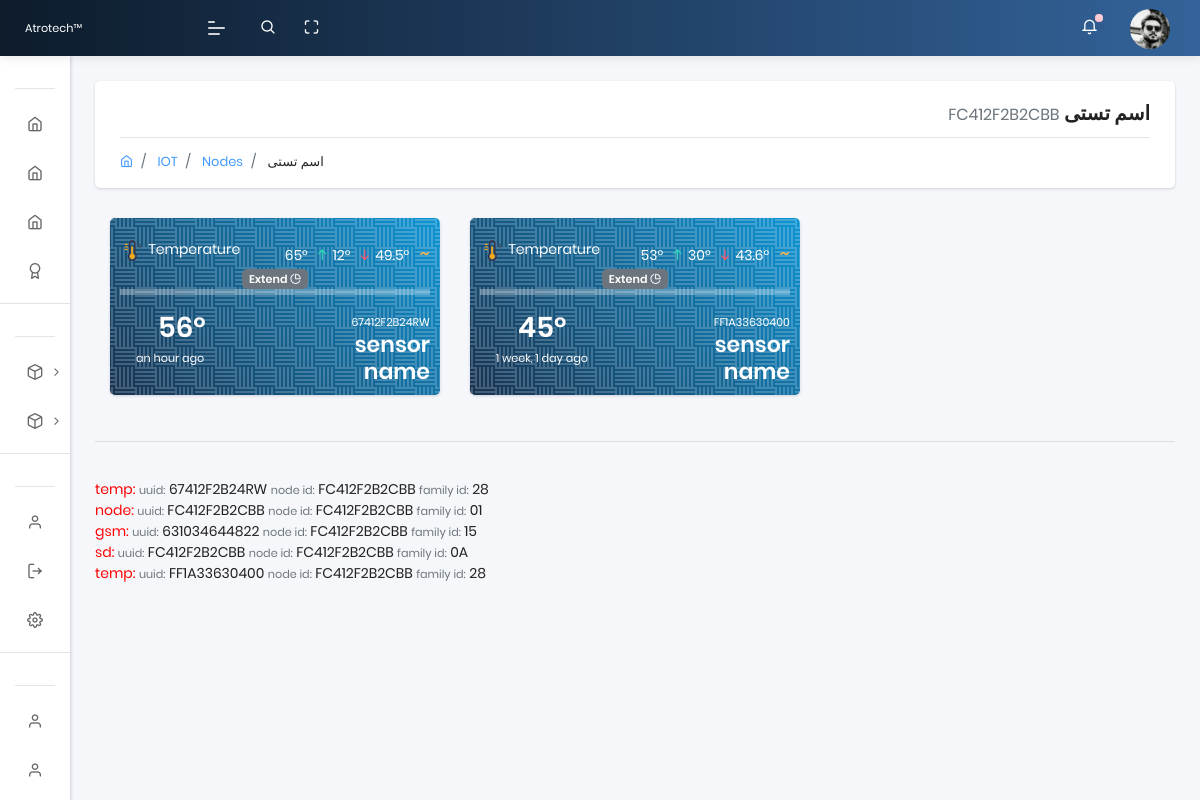
/nodes_detail/4/ (signed in), run on the app's committed database.
### app/models.py (models this page shows, shortened)
class Rom(models.Model):
    name = models.CharField(max_length=40, default='device name')
    UUID = models.CharField(max_length=20)
    family_id = models.CharField(max_length=20)
    node_id = models.CharField(max_length=20)
    updated_on = models.DateTimeField(auto_now= True)
    created_on = models.DateTimeField()

class Profile(models.Model):
  user = models.OneToOneField(User, on_delete=models.CASCADE,unique=True,related_name='profile',verbose_name = "کاربر")
  phone = models.CharField(max_length=50,null=True, blank=True,verbose_name = " شماره تماس  ")
  address = models.CharField(max_length=3000,null=True, blank=True,verbose_name = " آدرس  ")
  user_photo = models.ImageField(default='default.png', upload_to='profile_pics', null=True, blank=True, verbose_name = "تصویر")
  class Meta:
      verbose_name = "پروفایل"
      verbose_name_plural = " پروفایل ها "

### app/views.py (the view)
# urls.py: path('nodes_detail/<int:id>/',views.nodes_detail,name='nodes_detail'),
@login_required(login_url="/login/")
def nodes_detail(request, id):
    uuid = models.User_uuid.objects.filter(user=request.user).values('UUID')
    devices = models.Rom.objects.filter(UUID__in=uuid, family_id='01')
    node = get_object_or_404(models.Rom, id=id)
    sensors = models.Rom.objects.filter(node_id=node.node_id)
    sensors_uuid = models.Rom.objects.filter(node_id=node.node_id).values('UUID')
    temp12 = models.Temp12.objects.filter(UUID__in=sensors_uuid)
    temp_uuid = models.Temp12.objects.filter(UUID__in=sensors_uuid).values('UUID').distinct()
    temp_just_uuid=list(temp_uuid.values_list('UUID', flat=True))
    i=0
    temp_data =[]
    while i < len(temp_just_uuid):
        Temp12_value = models.Temp12.objects.filter(UUID=temp_just_uuid[i]).values_list('temp', flat=True).latest('created_on')
        max = models.Temp12.objects.filter(UUID=temp_just_uuid[i]).aggregate(Max('temp'))['temp__max']
        min = models.Temp12.objects.filter(UUID=temp_just_uuid[i]).aggregate(Min('temp'))['temp__min']
        avg = models.Temp12.objects.filter(UUID=temp_just_uuid[i]).aggregate(Avg('temp'))['temp__avg']
        last_update = models.Temp12.objects.filter(UUID=temp_just_uuid[i]).values_list('created_on', flat=True).latest('created_on')
        data_feeding =  { 'UUID':temp_just_uuid[i], 'last_temp':Temp12_value, 'max_temp':max, 'min_temp':min, 'avg_temp':avg, 'last_update':last_update }
        temp_data.append(data_feeding)
        i+=1
    context = {
    'devices':devices,
    'node':node,
    'sensors':sensors,
    'temp12':temp12,
    'temp_data':temp_data
    }
    context['segment'] = 'nodes_detail'
    html_template = loader.get_template( 'nodes_detail.html' )
    return HttpResponse(html_template.render(context, request))

### templates/nodes_detail.html (shortened to what this page needs)
{% extends "layouts/base.html" %}
{% block content %}
{% load humanize %}
  <section class="pcoded-main-container">
      <div class="pcoded-content">
          <div class="page-header">
            <div class="page-block">
              <div class="row align-items-center">
                <div class="col-md-12">
                  <div class="page-header-title">
                    <h5 class="m-b-10" align="right" dir="rtl"> {{ node.name }} <small class="text-muted">{{ node.UUID }}</small> </h5>
                  </div>
                  <ul class="breadcrumb">
                    <li class="breadcrumb-item"><a href="index.html"><i class="feather icon-home"></i></a></li>
                    <li class="breadcrumb-item"><a href="#!"> IOT </a></li>
                    <li class="breadcrumb-item"><a href="#!"> Nodes </a></li>
                    <li class="breadcrumb-item"><a href="#!"> {{ node.name }} </a></li>
                  </ul>
                </div>
              </div>
            </div>
          </div>
      <div class="container">
        <div class="row">
         {% for Rom in sensors %}
             {% if Rom.family_id == "28" %}
               {% for Temp12 in temp_data %}
               {% if Rom.UUID == Temp12.UUID %}
               <div class="col-sm-4">
                     <div class="card bg-primary text-white">
                         <div class="card-body bg-patern-white">
                             <div class="row">
                                 <div class="col-auto">
                                   <img src="/static/assets/images/sensors/temp.png" width="25px">
                                   <span>Temperature</span>
                                 </div>
                                 <div class="col text-right">
                                     <span class="text-white"> {{ Temp12.max_temp }}° <i class="feather icon-arrow-up ml-1 text-success"></i></span>
                                     <span class="text-white"> {{ Temp12.min_temp }}° <i class="feather icon-arrow-down ml-1 text-danger"></i></span>
                                     <span class="text-white"> {{ Temp12.avg_temp|floatformat:1 }}° &nbsp;&nbsp;<span style="font-size: 20px;" class="text-warning">~</span> </span>
                                 </div>
                             </div>
                             <div align="center">
                               <a href="#!" class="badge badge-secondary collapsible">Extend <i class="feather icon-pie-chart"></i> </a>
                               <div class="collapsiblecontent" style="background-color:#ffffff4f;">
                               </div>
                             </div>
                             <div class="row mt-3">
                                 <div class="col">
                                   <h3 class="m-0 text-white">
                                        {{ Temp12.last_temp }}°
                                   </h3>
                                   <small class="ml-3"> {{ Temp12.last_update|naturaltime }} </small>
                                 </div>
                                 <div class="col" align="right">
                                     <small> {{ Rom.UUID }} </small>
                                     <a href="#"><h4 class="m-0 text-white text-right"> sensor name  </h4></a>
                                 </div>
                             </div>
                         </div>
                     </div>
                </div>
               {% endif %}
               {% endfor %}
             {% endif %}
         {% endfor %}
        </div>
      </div>
<hr><br>
         {% for Rom in sensors %}
             {% if Rom.family_id == "28" %}
               <span style="color:red;"> temp: </span>
             {% endif %}
             {% if Rom.family_id == "01" %}
               <span style="color:red;"> node: </span>
             {% endif %}
             {% if Rom.family_id == "15" %}
               <span style="color:red;"> gsm: </span>
             {% endif %}
             {% if Rom.family_id == "0A" %}
               <span style="color:red;"> sd: </span>
             {% endif %}
              <small class="text-muted">uuid:</small> {{ Rom.UUID }}
              <small class="text-muted">node id:</small> {{ Rom.node_id }}
              <small class="text-muted">family id:</small> {{ Rom.family_id }}
              <br>
          {% endfor %}
        </div>
    </section>
{% endblock content %}

### templates/includes/sidebar.html (shortened to what this page needs)
	<nav class="pcoded-navbar menupos-fixed menu-light ">
		<div class="navbar-wrapper  ">
			<div class="navbar-content scroll-div " >
				<ul class="nav pcoded-inner-navbar ">
					<li class="nav-item pcoded-menu-caption">
					</li>
					<li class="nav-item">
					    <a href="/" class="nav-link ">
                <span class="pcoded-micon"> <i class="feather icon-home"></i> </span>
							</a>
					</li>
					<li class="nav-item">
					    <a href="{% url 'app:nodes' %}" class="nav-link ">
                <span class="pcoded-micon"> <i class="feather icon-home"></i> </span>
							</a>
					</li>
					<li class="nav-item">
					    <a href="{% url 'app:sensors' %}" class="nav-link ">
                <span class="pcoded-micon"> <i class="feather icon-home"></i> </span>
							</a>
					</li>
					<li class="nav-item">
					    <a href="#" class="nav-link ">
                <span class="pcoded-micon"> <i class="feather icon-award"></i> </span>
							</a>
					</li>
					<li class="nav-item pcoded-menu-caption">
					</li>
					{% for Rom in devices %}
					<li class="nav-item pcoded-hasmenu">
						<a href="#!" class="nav-link "><span class="pcoded-micon"><i class="feather icon-box"></i></span><span class="pcoded-mtext"> {{ Rom.name }} </span></a>
					</li>
					{% endfor %}
					<li class="nav-item pcoded-menu-caption">
					</li>
					<li class="nav-item">
					    <a href="/profile" class="nav-link "><span class="pcoded-micon">
						    <i class="feather icon-user"></i></span><span class="pcoded-mtext"> پروفایل </span>
						  </a>
					</li>
					<li class="nav-item">
					    <a href="{% url 'logout' %}" class="nav-link "><span class="pcoded-micon">
						    <i class="feather icon-log-out"></i></span><span class="pcoded-mtext"> خروج </span>
						  </a>
					</li>
					<li class="nav-item">
					    <a target="_blank" rel="noopener" href="https://appseed.us/support" class="nav-link "><span class="pcoded-micon">
						    <i class="feather icon-settings"></i></span><span class="pcoded-mtext"> تنظیمات </span>
					  	</a>
					</li>
					<li class="nav-item pcoded-menu-caption">
					</li>
					<li class="nav-item">
					    <a href="{% url 'logout' %}" class="nav-link "><span class="pcoded-micon">
						    <i class="feather icon-user"></i></span><span class="pcoded-mtext"> مستندات </span>
						  </a>
					</li>
					<li class="nav-item">
					    <a href="{% url 'logout' %}" class="nav-link "><span class="pcoded-micon">
						    <i class="feather icon-user"></i></span><span class="pcoded-mtext"> سوالات متداول </span>
						  </a>
					</li>
					<li class="nav-item">
					</li>
<br><hr><br>
				</ul>
			</div>
		</div>
	</nav>

### templates/includes/navigation.html (shortened to what this page needs)
	<header class="navbar pcoded-header navbar-expand-lg navbar-light headerpos-fixed header-blue">
        <div class="m-header">
            <a class="mobile-menu" id="mobile-collapse" href="#!"><span></span></a>
            <a href="#!" class="b-brand">
                <img src="/static/assets/images/logo.png" alt="" class="logo"><small>Atrotech™</small>
            </a>
        </div>
        <div class="collapse navbar-collapse">
            <ul class="navbar-nav mr-auto">
                <li class="nav-item">
                    <a href="#!" class="pop-search"><i class="feather icon-search"></i></a>
                </li>
                <li class="nav-item">
                    <a href="#!" class="full-screen" onclick="javascript:toggleFullScreen()"><i class="feather icon-maximize"></i></a>
                </li>
            </ul>
            <ul class="navbar-nav ml-auto">
                <li>
                    <div class="dropdown">
                        <a class="dropdown-toggle" href="#" data-toggle="dropdown"><i class="icon feather icon-bell"></i><span class="badge bg-danger"></span></a>
                    </div>
                </li>
                <li>
                    <div class="dropdown drp-user">
                        <a href="#!" class="dropdown-toggle" data-toggle="dropdown">
                            <img src="{{ request.user.profile.user_photo.url }}" class="img-radius wid-40" alt="User-Profile-Image">
                        </a>
                    </div>
                </li>
            </ul>
        </div>
    </header>

### data on the page
Rom: name "اسم تستی", UUID "FC412F2B2CBB", shows "node:", node_id "FC412F2B2CBB", family_id "01"
Rom: max_temp "65", min_temp "12", avg_temp "49.5", last_temp "56", last_update "an hour ago", UUID "67412F2B24RW", shows "temp:", UUID "67412F2B24RW", node_id "FC412F2B2CBB", family_id "28"
Rom: max_temp "53", min_temp "30", avg_temp "43.6", last_temp "45", last_update "1 week, 1 day ago", UUID "FF1A33630400", shows "temp:", UUID "FF1A33630400", node_id "FC412F2B2CBB", family_id "28"
Rom: shows "gsm:", UUID "631034644822", node_id "FC412F2B2CBB", family_id "15"
Rom: shows "sd:", UUID "FC412F2B2CBB", node_id "FC412F2B2CBB", family_id "0A"
